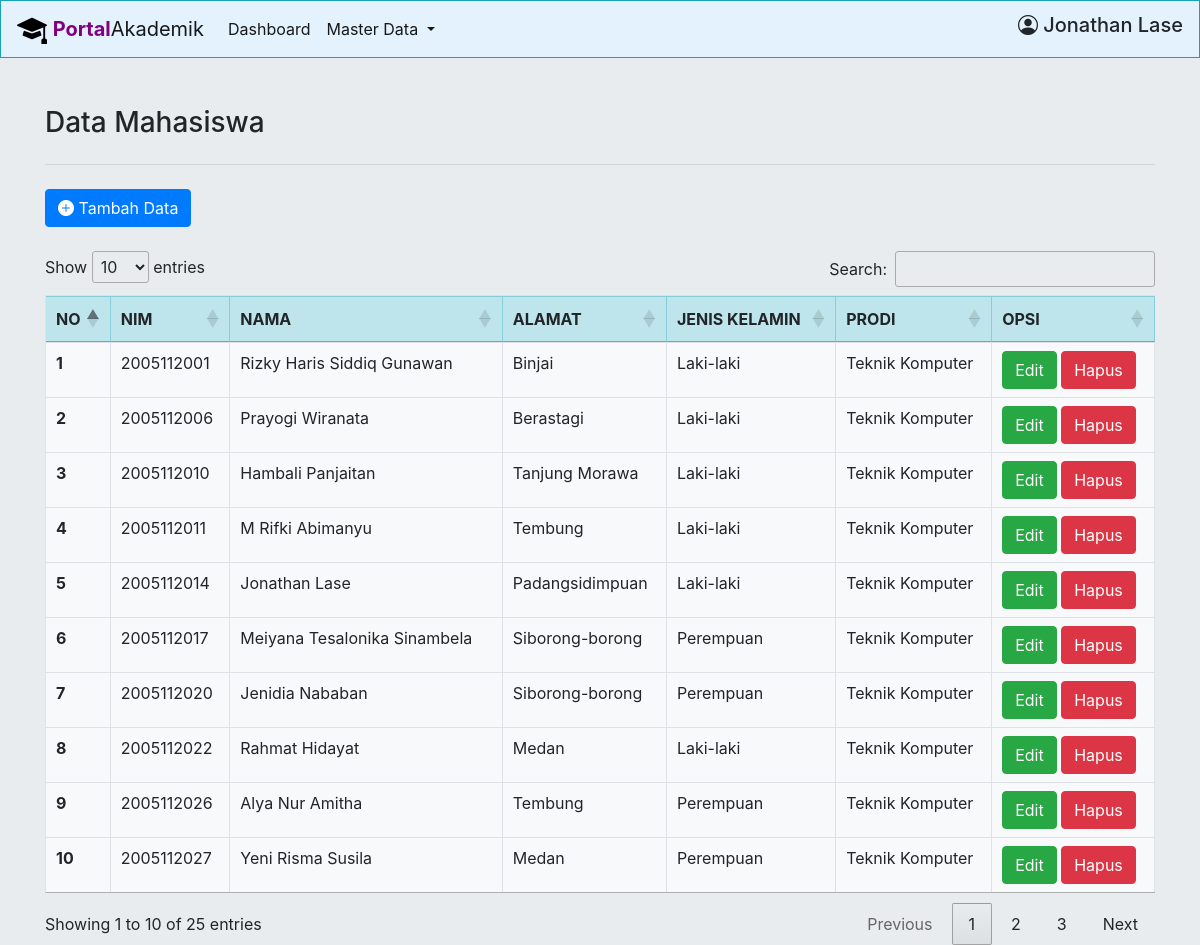
/datamahasiswa.php, run on the app's committed database.
### tables this page shows
CREATE TABLE `mhs` (
  `nim` int(10) NOT NULL,
  `nama` varchar(30) NOT NULL,
  `alamat` text NOT NULL,
  `jenis_kelamin` enum('P','L') NOT NULL,
  `prodi` varchar(30) NOT NULL
);

### datamahasiswa.php (the view, shortened to what this page needs)
<!DOCTYPE html>
<html lang="en">
<head>
    <link rel="stylesheet" href="css/bootstrap.min.css">
    <link rel="stylesheet" href="https://cdn.datatables.net/1.12.0/css/jquery.dataTables.min.css">
    <link rel="stylesheet" href="https://cdnjs.cloudflare.com/ajax/libs/twitter-bootstrap/4.5.2/css/bootstrap.css">
    <link rel="stylesheet" href="https://cdn.datatables.net/1.12.0/css/dataTables.bootstrap4.min.css">
    <link rel="stylesheet" href="https://cdn.jsdelivr.net/npm/bootstrap-icons@1.8.2/font/bootstrap-icons.css">
</head>
<body style="background-color:#e9ecef">
    <nav class="navbar navbar-expand-lg sticky-top navbar-light border border-info" style="background-color: #e3f2fd;">
        <a class="navbar-brand" href="#">
            <img src="mortarboard-fill.svg" width="30" height="30" class="d-inline-block align-top" alt="">
            <b style="color:purple">Portal</b>Akademik
        </a>
        <div class="collapse navbar-collapse" id="navbarSupportedContent">
            <ul class="navbar-nav mr-auto">
                <li class="nav-item active">
                    <a class="nav-link" href="index.php">Dashboard<span class="sr-only">(current)</span></a>
                </li>
                <li class="nav-item dropdown active">
                    <a class="nav-link dropdown-toggle" href="#" id="navbarDropdown" role="button" data-toggle="dropdown" aria-expanded="false">
                        Master Data
                    </a>
                </li>
            </ul>
            <form class="form-inline my-2 my-lg-0">
                <h5><i class="bi bi-person-circle"></i> Jonathan Lase</h5>
            </form>
        </div>
    </nav>
    <div class="container mt-5">
        <h3 class="mb-4">Data Mahasiswa</h3>
        <hr class="my-4">
        <form class='form-check-inline mr-0' action='forminsert.php' method='post'>
            <button type='submit' class='btn btn-primary'><a class='text-white'><i class="bi bi-plus-circle-fill"></i> Tambah Data</a></button>
        </form>
        <br>
        <br>
        <table class="table table-bordered bg-light" border="1" cellspacing="0" cellpadding="10" id="example">
            <thead>
                <tr class="table-info">
                    <th>NO</th>
                    <th>NIM</th>
                    <th>NAMA</th>
                    <th>ALAMAT</th>
                    <th>JENIS KELAMIN</th>
                    <th>PRODI</th>
                    <th>OPSI</th>
                </tr>
            </thead>
            <tbody>
                <?php
                include 'connection.php';
                $mhs = mysqli_query($connect, "SELECT * from mhs");
                $no = 1;
                foreach ($mhs as $uas) {
                    $nim = $uas['nim'];
                    $jenis_kelamin = $uas['jenis_kelamin'] == 'P' ? 'Perempuan' : 'Laki-laki';
                    echo "<tr>
            <td><b>$no</b></td>
            <td>" . $uas['nim'] . "</td>
            <td>" . $uas['nama'] . "</td>
            <td>" . $uas['alamat'] . "</td>
            <td>" . $jenis_kelamin . "</td>
            <td>" . $uas['prodi'] . "</td>
            <td>
            <form class='form-check-inline mr-0' action='formedit.php' method='POST'>
            <button type='submit' class='btn btn-success'><a class='text-white'>Edit</a></button>
            <input type='hidden' name='nim' value='$nim'>
            </form>
            <form class='form-check-inline mr-0' action='hapus.php' method='post' >
            <button name='action' value='delete' type='submit' class='btn btn-danger'><a class='text-white'>Hapus</a></button>
            <input type='hidden' name='nim' value='$nim'>
            </form>
            </td>
            </tr>";
                    $no++;
                }
                ?>
            </tbody>
        </table>
    </div>
</body>
</html>

### data on the page
mhs: nim "2005112001", nama "Rizky Haris Siddiq Gunawan", alamat "Binjai", jenis_kelamin "Laki-laki", prodi "Teknik Komputer"
mhs: nim "2005112006", nama "Prayogi Wiranata", alamat "Berastagi", jenis_kelamin "Laki-laki", prodi "Teknik Komputer"
mhs: nim "2005112010", nama "Hambali Panjaitan", alamat "Tanjung Morawa", jenis_kelamin "Laki-laki", prodi "Teknik Komputer"
mhs: nim "2005112011", nama "M Rifki Abimanyu", alamat "Tembung", jenis_kelamin "Laki-laki", prodi "Teknik Komputer"
mhs: nim "2005112014", nama "Jonathan Lase", alamat "Padangsidimpuan", jenis_kelamin "Laki-laki", prodi "Teknik Komputer"
mhs: nim "2005112017", nama "Meiyana Tesalonika Sinambela", alamat "Siborong-borong", jenis_kelamin "Perempuan", prodi "Teknik Komputer"
mhs: nim "2005112020", nama "Jenidia Nababan", alamat "Siborong-borong", jenis_kelamin "Perempuan", prodi "Teknik Komputer"
mhs: nim "2005112022", nama "Rahmat Hidayat", alamat "Medan", jenis_kelamin "Laki-laki", prodi "Teknik Komputer"
mhs: nim "2005112026", nama "Alya Nur Amitha", alamat "Tembung", jenis_kelamin "Perempuan", prodi "Teknik Komputer"
mhs: nim "2005112027", nama "Yeni Risma Susila", alamat "Medan", jenis_kelamin "Perempuan", prodi "Teknik Komputer"
